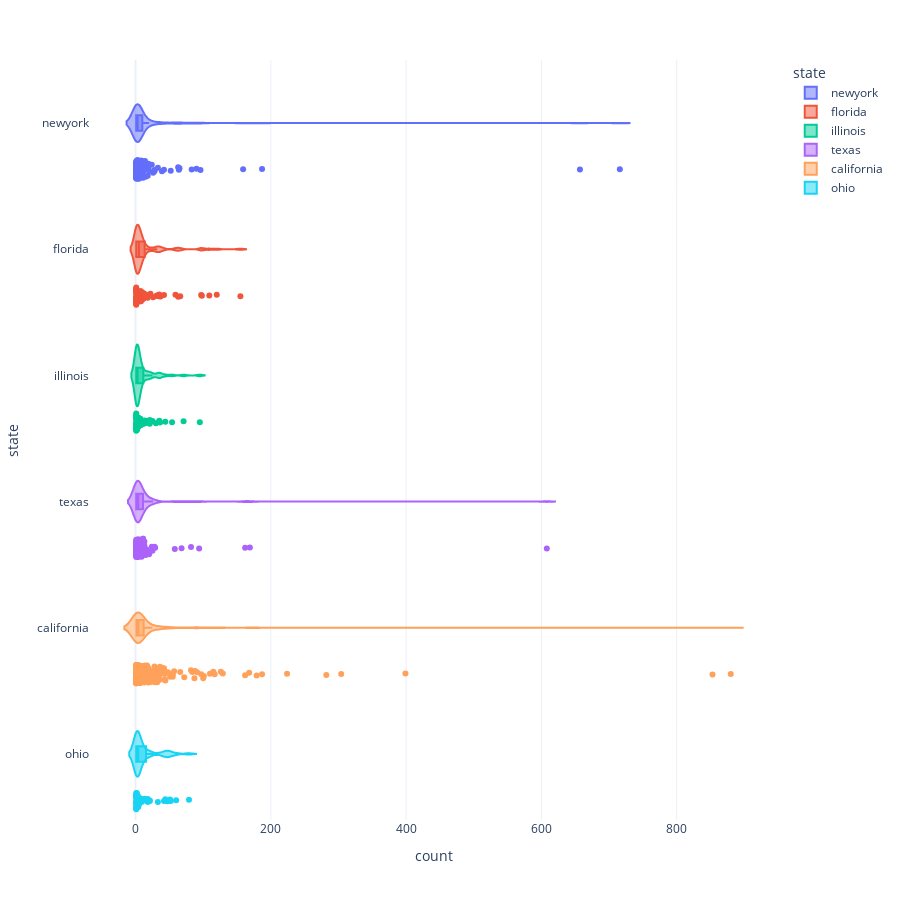

Source (notebook cell):
### Markdown cell above
## Number of Articles per Media

### Code cell
px.violin(
    num_articles_master,
    box=True,
    points="all",
    hover_data=num_articles_master.columns,
    color="state",
    height=900,
    x="count",
    y="state",
)

### Figure 1 — Plotly figure (JSON) as saved in the notebook; plotly's stock layout.template omitted (floating-point values rounded to 4 significant figures; data arrays with more than 128 entries replaced by an {"elided": "..."} marker saying what was removed)
{"data": [{"alignmentgroup": "True", "box": {"visible": true}, "customdata": {"elided": "129x1 str values"}, "hovertemplate": "state=%{y}<br>count=%{x}<br>media_name=%{customdata[0]}<extra></extra>", "legendgroup": "newyork", "marker": {"color": "#636efa"}, "name": "newyork", "offsetgroup": "newyork", "orientation": "h", "points": "all", "scalegroup": "True", "showlegend": true, "type": "violin", "x": {"elided": "129 int values"}, "x0": " ", "xaxis": "x", "y": {"elided": "129 str values"}, "y0": " ", "yaxis": "y"}, {"alignmentgroup": "True", "box": {"visible": true}, "customdata": [["1025wfla.iheart.com"], ["Biscayne Bay Tribune"], ["Boca Raton Forum"], ["Boynton Forum"], ["Charlotte Florida Weekly"], ["Coral Springs \nForum"], ["Deerfield Forum"], ["Delray Forum"], ["El Sentinel "], ["El Sentinel - United States (Orlando)"], ["FSView & Florida Flambeau"], ["Fort Lauderdale News & Events - Sun Sentinel"], ["Forum - United States - Florida"], ["Gabber"], ["Heritage Florida Jewish News, Fern Park Florida"], ["Independent News - United States - Florida"], ["Jewish Journal - United States - Florida"], ["Miami New Times"], ["Miami's Community Newspapers"], ["Orlando Advocate"], ["Orlando Sentinel"], ["Orlando Weekly"], ["Palmetto Bay News"], ["Paradise"], ["Paradise News"], ["Plantation Forum"], ["Sandspur"], ["South Florida Sun-Sentinel"], ["WIOD"], ["WSVN FOX"], ["Wellington Forum"], ["Westside Gazette"], ["abc-7.com"], ["amisun.com"], ["baynews9.com"], ["beacononlinenews.com"], ["biscayne times online"], ["blogs.browardpalmbeach.com"], ["bocamag.com"], ["caribbeannationalweekly.com"], ["clickorlando.com"], ["cltampa.com"], ["eaglenews.org"], ["firstcoastnews.com"], ["florida.statenews.net"], ["highlandstoday.com"], ["http://pensacolavoice.com/"], ["libreonline.com"], ["local10.com"], ["marcoislandflorida.com"], ["marconews.com"], ["miami.cbslocal.com"], ["mynews13.com"], ["mypanhandle.com"], ["naples.floridaweekly.com"], ["nbc-2.com"], ["nbcmiami.com"], ["news4jax.com"], ["newssun.com"], ["patrick.af.mil"], ["sarasotamagazine.com"], ["themiamihurricane.com"], ["villages-news.com"], ["watermarkonline.com"], ["wesh.com"], ["wfla.com"], ["wgcu.org"], ["winknews.com"], ["wjct.org"], ["wmnf.org"], ["wpbf.com"], ["wtsp.com"]], "hovertemplate": "state=%{y}<br>count=%{x}<br>media_name=%{customdata[0]}<extra></extra>", "legendgroup": "florida", "marker": {"color": "#EF553B"}, "name": "florida", "offsetgroup": "florida", "orientation": "h", "points": "all", "scalegroup": "True", "showlegend": true, "type": "violin", "x": [5, 1, 6, 12, 2, 7, 4, 4, 7, 1, 2, 10, 1, 10, 7, 10, 4, 9, 1, 2, 120, 42, 1, 1, 2, 1, 1, 8, 1, 26, 8, 4, 2, 1, 98, 2, 3, 12, 1, 12, 109, 31, 1, 34, 3, 5, 1, 1, 35, 6, 8, 63, 22, 1, 1, 1, 15, 66, 2, 1, 2, 7, 5, 155, 97, 59, 3, 18, 1, 37, 10, 32], "x0": " ", "xaxis": "x", "y": ["florida", "florida", "florida", "florida", "florida", "florida", "florida", "florida", "florida", "florida", "florida", "florida", "florida", "florida", "florida", "florida", "florida", "florida", "florida", "florida", "florida", "florida", "florida", "florida", "florida", "florida", "florida", "florida", "florida", "florida", "florida", "florida", "florida", "florida", "florida", "florida", "florida", "florida", "florida", "florida", "florida", "florida", "florida", "florida", "florida", "florida", "florida", "florida", "florida", "florida", "florida", "florida", "florida", "florida", "florida", "florida", "florida", "florida", "florida", "florida", "florida", "florida", "florida", "florida", "florida", "florida", "florida", "florida", "florida", "florida", "florida", "florida"], "y0": " ", "yaxis": "y"}, {"alignmentgroup": "True", "box": {"visible": true}, "customdata": [["Algonquin Countryside"], ["Arlington Heights Post"], ["Bartlett Press"], ["Beacon News"], ["Breeze Courier"], ["Cary Grove Countryside"], ["Chicago Defender"], ["Chicago Magazine"], ["Courier News - United States - Illinois"], ["Daily Herald - Arlington Heights, IL"], ["Edison Norwood Times Review"], ["Elk Grove Times"], ["Highland Park Sun-Times"], ["Hinsdale Suburban Life"], ["Hoffman Estates Review"], ["Mount Prospect Times"], ["Naperville Sun-Times"], ["North Riverside Suburban Life"], ["Palatine Countryside"], ["Proviso Herald"], ["Rolling Meadows Review"], ["Schaumburg Review"], ["Southern Business Journal"], ["The Reporter"], ["Wheeling Countryside"], ["Windy City Word"], ["abc7chicago.com"], ["capitolfax.com"], ["central illinois proud"], ["chicago.cbslocal.com"], ["chicagoreader.com"], ["chronicleillinois.com"], ["cltv.com"], ["columbiachronicle.com"], ["dailyillini.com"], ["dailynorthwestern.com"], ["depauliaonline.com"], ["enewspf.com"], ["evanstonroundtable.com"], ["forestparkreview.com"], ["ibjonline.com"], ["illinoistimes.com"], ["indiatribune.com"], ["journal-topics.com"], ["loyolaphoenix.com"], ["mystateline.com"], ["nbcchicago.com"], ["newcity.com"], ["northernstar.info"], ["oakpark.com"], ["pioneerlocal.com"], ["redeyechicago.com"], ["republictimes.net"], ["suntimes.com"], ["thesouthern.com"], ["wesleyanargus.com"], ["wgnradio.com"], ["wgntv.com"], ["whbf.com"], ["wjbc.com"], ["wjbdradio.com"], ["wlds.com"], ["wmay.com"]], "hovertemplate": "state=%{y}<br>count=%{x}<br>media_name=%{customdata[0]}<extra></extra>", "legendgroup": "illinois", "marker": {"color": "#00cc96"}, "name": "illinois", "offsetgroup": "illinois", "orientation": "h", "points": "all", "scalegroup": "True", "showlegend": true, "type": "violin", "x": [3, 2, 1, 2, 6, 3, 5, 3, 1, 54, 8, 2, 1, 1, 8, 1, 1, 1, 1, 1, 3, 1, 7, 25, 1, 12, 21, 16, 2, 71, 30, 1, 10, 4, 7, 16, 7, 1, 6, 4, 2, 4, 2, 3, 3, 95, 21, 20, 1, 2, 2, 4, 8, 44, 36, 1, 2, 14, 5, 1, 36, 1, 35], "x0": " ", "xaxis": "x", "y": ["illinois", "illinois", "illinois", "illinois", "illinois", "illinois", "illinois", "illinois", "illinois", "illinois", "illinois", "illinois", "illinois", "illinois", "illinois", "illinois", "illinois", "illinois", "illinois", "illinois", "illinois", "illinois", "illinois", "illinois", "illinois", "illinois", "illinois", "illinois", "illinois", "illinois", "illinois", "illinois", "illinois", "illinois", "illinois", "illinois", "illinois", "illinois", "illinois", "illinois", "illinois", "illinois", "illinois", "illinois", "illinois", "illinois", "illinois", "illinois", "illinois", "illinois", "illinois", "illinois", "illinois", "illinois", "illinois", "illinois", "illinois", "illinois", "illinois", "illinois", "illinois", "illinois", "illinois"], "y0": " ", "yaxis": "y"}, {"alignmentgroup": "True", "box": {"visible": true}, "customdata": [["12newsnow.com"], ["AFRICAN AMERICAN NEWS"], ["Austin American-Statesman "], ["Bowie News"], ["Breitbart - United States - Texas"], ["Coastal Current"], ["Freestone County Times"], ["Island Waves"], ["KTSM"], ["Lasso"], ["Mid Valley Town Crier"], ["Paisano"], ["Plano Profile"], ["Port Isabel South Padre Press"], ["Ranger - United States (Amarillo)"], ["Sachse News"], ["Skyline - United States - Texas"], ["State News - United States - Texas"], ["TWC News"], ["Texas Jewish Post"], ["Texas Monthly"], ["Texas Observer"], ["The Dallas Examiner | Serving the African American Community"], ["The Dallas Weekly: No.1 Serving The African-American Community"], ["TheRecordLive | Local News And Events In Orange County, Texas"], ["Today's Catholic - United States - Texas"], ["WBAP"], ["WFAA ABC"], ["Wise County Messenger"], ["Wylie News"], ["abc13.com"], ["austinchronicle.com"], ["austinmonitor.com"], ["austinmonthly.com"], ["baylorlariat.com"], ["bigcountryhomepage.com"], ["blogs.dallasobserver.com"], ["cbs19.tv"], ["click2houston.com"], ["collegian.tccd.edu"], ["conchovalleyhomepage.com"], ["coveringkaty.com"], ["cw39.com"], ["dailytexanonline.com"], ["dailytrib.com"], ["defendernetwork.com"], ["dfw.cbslocal.com"], ["dmagazine.com"], ["eastfieldnews.com"], ["epbusinessjournal.com"], ["everythinglubbock.com"], ["fort worth weekly"], ["fortworthbusiness.com"], ["forwardtimesonline.com"], ["gilmermirror.com"], ["houstonianonline.com"], ["houstonpress.com"], ["houstonpublicmedia.org"], ["indoamerican-news.com"], ["kagstv.com"], ["kcentv.com"], ["khou.com"], ["kiiitv.com"], ["klvi.iheart.com"], ["ksat.com"], ["ktbb.com"], ["ktrh.iheart.com"], ["ktsa.com"], ["kvia.com"], ["kvue.com"], ["kxan.com"], ["kxas nbc 5"], ["lavernianews.com"], ["mycentx.com"], ["myhighplains.com"], ["newsradioklbj.com"], ["newstalk1290.com"], ["newswest9.com"], ["ntdaily.com"], ["oaoa.com"], ["prestonhollowpeople.com"], ["sacurrent.com"], ["sanantoniomag.com"], ["sanmarcosrecord.com"], ["setexasrecord.com"], ["smudailycampus.com"], ["tcu360.com"], ["texascatholic.com"], ["texasinsider.org"], ["texomashomepage.com"], ["thedailycougar.com"], ["thekatynews.com"], ["theprospectordaily.com"], ["tpr.org"], ["utdmercury.com"], ["valleycentral.com"], ["www.brookhavencourier.com"], ["yourvalleyvoice.com"]], "hovertemplate": "state=%{y}<br>count=%{x}<br>media_name=%{customdata[0]}<extra></extra>", "legendgroup": "texas", "marker": {"color": "#ab63fa"}, "name": "texas", "offsetgroup": "texas", "orientation": "h", "points": "all", "scalegroup": "True", "showlegend": true, "type": "violin", "x": [7, 1, 9, 1, 608, 1, 2, 1, 94, 1, 1, 3, 4, 2, 1, 1, 2, 2, 17, 2, 15, 13, 4, 10, 1, 1, 3, 11, 2, 1, 25, 9, 1, 3, 2, 4, 17, 10, 58, 3, 4, 2, 10, 7, 1, 13, 68, 5, 2, 3, 1, 5, 5, 2, 21, 4, 13, 20, 1, 11, 4, 29, 6, 4, 162, 1, 10, 16, 24, 28, 26, 82, 1, 1, 13, 6, 5, 3, 5, 3, 1, 19, 1, 1, 1, 1, 1, 1, 11, 4, 2, 4, 3, 9, 4, 3, 1, 169], "x0": " ", "xaxis": "x", "y": ["texas", "texas", "texas", "texas", "texas", "texas", "texas", "texas", "texas", "texas", "texas", "texas", "texas", "texas", "texas", "texas", "texas", "texas", "texas", "texas", "texas", "texas", "texas", "texas", "texas", "texas", "texas", "texas", "texas", "texas", "texas", "texas", "texas", "texas", "texas", "texas", "texas", "texas", "texas", "texas", "texas", "texas", "texas", "texas", "texas", "texas", "texas", "texas", "texas", "texas", "texas", "texas", "texas", "texas", "texas", "texas", "texas", "texas", "texas", "texas", "texas", "texas", "texas", "texas", "texas", "texas", "texas", "texas", "texas", "texas", "texas", "texas", "texas", "texas", "texas", "texas", "texas", "texas", "texas", "texas", "texas", "texas", "texas", "texas", "texas", "texas", "texas", "texas", "texas", "texas", "texas", "texas", "texas", "texas", "texas", "texas", "texas", "texas"], "y0": " ", "yaxis": "y"}, {"alignmentgroup": "True", "box": {"visible": true}, "customdata": {"elided": "340x1 str values"}, "hovertemplate": "state=%{y}<br>count=%{x}<br>media_name=%{customdata[0]}<extra></extra>", "legendgroup": "california", "marker": {"color": "#FFA15A"}, "name": "california", "offsetgroup": "california", "orientation": "h", "points": "all", "scalegroup": "True", "showlegend": true, "type": "violin", "x": {"elided": "340 int values"}, "x0": " ", "xaxis": "x", "y": {"elided": "340 str values"}, "y0": " ", "yaxis": "y"}, {"alignmentgroup": "True", "box": {"visible": true}, "customdata": [["1150wima.iheart.com"], ["570wkbn.iheart.com"], ["Brunswick Sun"], ["Chagrin Solon Sun"], ["Community Common"], ["Denisonian"], ["Free Press - United States - Ohio"], ["Jambar"], ["Medina Sun"], ["News Sun - United States - Ohio"], ["Ohio News Network"], ["Parma Sun Post"], ["Plain Dealer"], ["Progressor Times"], ["Record Herald - United States - Ohio"], ["The Cincinnati Herald | Established in 1955 | Cincinnati, Ohio"], ["The Columbus Post"], ["Tri Village Magazine"], ["USA Today"], ["WKYC NBC"], ["WTAM"], ["Weekly Record Herald"], ["West Shore Sun"], ["auroraadvocate.com"], ["buckeyecountry105.iheart.com"], ["businessjournaldaily.com"], ["cincinnatimagazine.com"], ["citybeat.com"], ["cleveland.com"], ["clevescene.com"], ["csucauldron.com"], ["delgazette.com"], ["easy1350.iheart.com"], ["examiner.org"], ["farmanddairy.com"], ["flyernews.com"], ["fox8.com"], ["kentwired.com"], ["limaohio.com"], ["lovelandmagazine.com"], ["morningjournal.com"], ["morrowcountysentinel.com"], ["mountvernonnews.com"], ["nbc4i.com"], ["news-herald.com"], ["oberlinreview.org"], ["thecatholictelegraph.com"], ["wdtn.com"], ["whbc.com"], ["wkbn.com"], ["wlwt.com"], ["ysnews.com"]], "hovertemplate": "state=%{y}<br>count=%{x}<br>media_name=%{customdata[0]}<extra></extra>", "legendgroup": "ohio", "marker": {"color": "#19d3f3"}, "name": "ohio", "offsetgroup": "ohio", "orientation": "h", "points": "all", "scalegroup": "True", "showlegend": true, "type": "violin", "x": [3, 1, 5, 5, 1, 1, 4, 1, 1, 2, 13, 44, 9, 1, 4, 3, 3, 2, 4, 51, 2, 2, 10, 33, 1, 4, 1, 45, 18, 18, 4, 1, 1, 8, 1, 1, 21, 12, 42, 6, 21, 1, 5, 47, 2, 2, 4, 52, 1, 79, 60, 4], "x0": " ", "xaxis": "x", "y": ["ohio", "ohio", "ohio", "ohio", "ohio", "ohio", "ohio", "ohio", "ohio", "ohio", "ohio", "ohio", "ohio", "ohio", "ohio", "ohio", "ohio", "ohio", "ohio", "ohio", "ohio", "ohio", "ohio", "ohio", "ohio", "ohio", "ohio", "ohio", "ohio", "ohio", "ohio", "ohio", "ohio", "ohio", "ohio", "ohio", "ohio", "ohio", "ohio", "ohio", "ohio", "ohio", "ohio", "ohio", "ohio", "ohio", "ohio", "ohio", "ohio", "ohio", "ohio", "ohio"], "y0": " ", "yaxis": "y"}], "layout": {"height": 900, "legend": {"title": {"text": "state"}, "tracegroupgap": 0}, "margin": {"t": 60}, "violinmode": "overlay", "xaxis": {"anchor": "y", "domain": [0, 1], "title": {"text": "count"}}, "yaxis": {"anchor": "x", "categoryarray": ["ohio", "california", "texas", "illinois", "florida", "newyork"], "categoryorder": "array", "domain": [0, 1], "title": {"text": "state"}}}}
